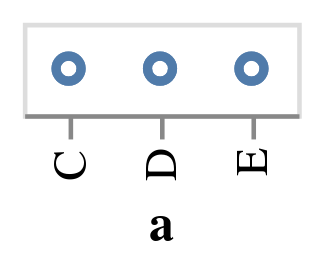

The notebook cell this image was saved under:
### Code cell
alt.Chart(data).mark_point().encode(
    x='a',
)

### Figure 1 — Vega-Lite specification as saved in the notebook (floating-point values rounded to 4 significant figures)
{"config": {"view": {"continuousWidth": 400, "continuousHeight": 300}}, "data": {"name": "data-347f1284ea3247c0f55cb966abbdd2d8"}, "mark": "point", "encoding": {"x": {"type": "nominal", "field": "a"}}, "$schema": "https://vega.github.io/schema/vega-lite/v4.0.2.json", "datasets": {"data-347f1284ea3247c0f55cb966abbdd2d8": [{"a": "C", "b": 2}, {"a": "C", "b": 7}, {"a": "C", "b": 4}, {"a": "D", "b": 1}, {"a": "D", "b": 2}, {"a": "D", "b": 6}, {"a": "E", "b": 8}, {"a": "E", "b": 4}, {"a": "E", "b": 7}]}}
